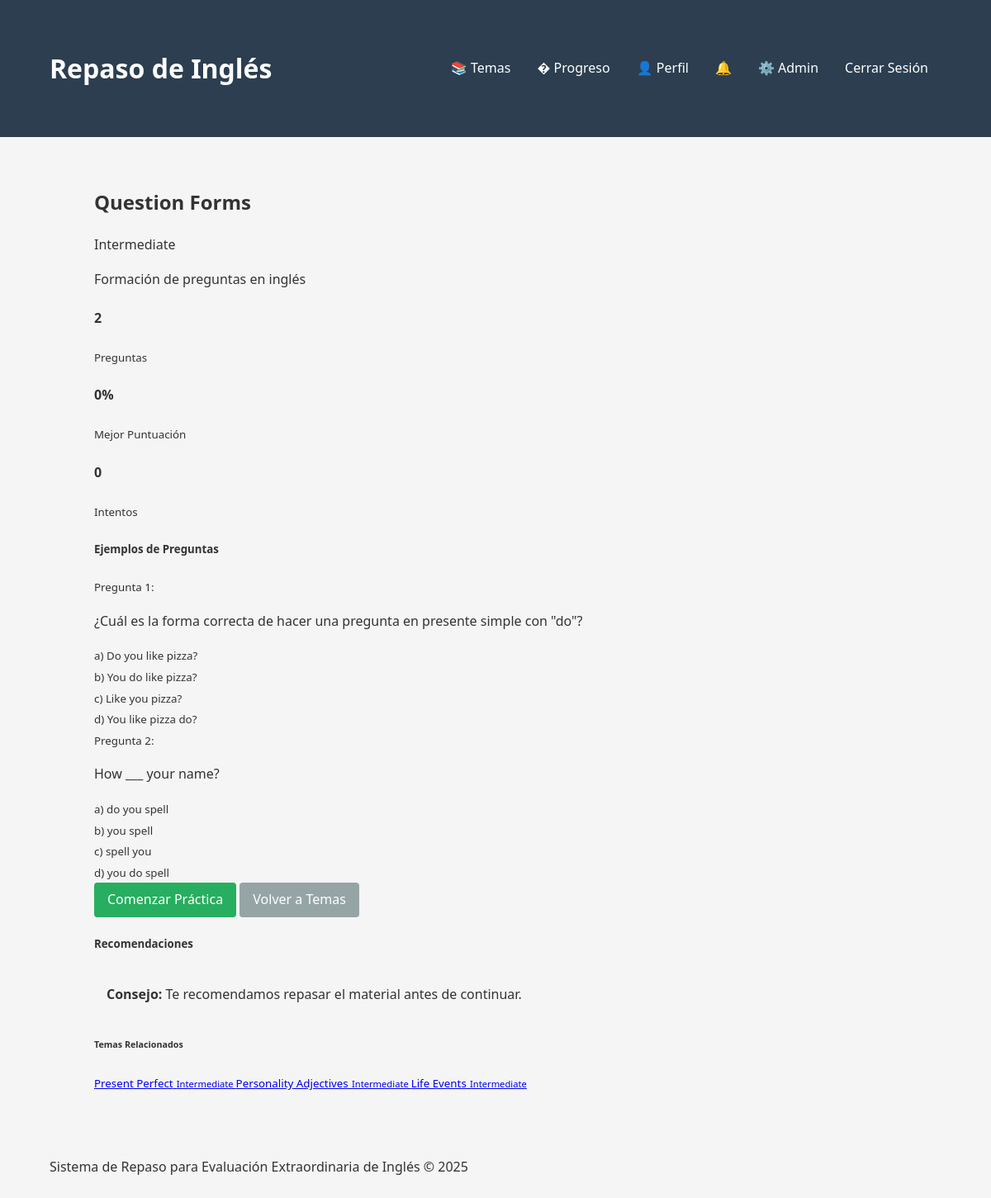
Page /pages/topic_detail.php?topic_id=1 (signed in) on the committed database.
### tables this page shows
CREATE TABLE topics (
    topic_id INT AUTO_INCREMENT PRIMARY KEY,
    title VARCHAR(255) NOT NULL,
    description TEXT,
    category ENUM('grammar', 'vocabulary', 'tips') DEFAULT 'grammar',
    detailed_content TEXT,
    created_at TIMESTAMP DEFAULT CURRENT_TIMESTAMP,
    updated_at TIMESTAMP DEFAULT CURRENT_TIMESTAMP ON UPDATE CURRENT_TIMESTAMP
);

CREATE TABLE questions (
    question_id INT AUTO_INCREMENT PRIMARY KEY,
    topic_id INT NOT NULL,
    question_text TEXT NOT NULL,
    option_a VARCHAR(255) NOT NULL,
    option_b VARCHAR(255) NOT NULL,
    option_c VARCHAR(255) NOT NULL,
    option_d VARCHAR(255) NOT NULL,
    correct_answer ENUM('A', 'B', 'C', 'D') NOT NULL,
    difficulty ENUM('easy', 'medium', 'hard') DEFAULT 'medium',
    explanation TEXT,
    created_at TIMESTAMP DEFAULT CURRENT_TIMESTAMP,
    FOREIGN KEY (topic_id) REFERENCES topics(topic_id) ON DELETE CASCADE
);

### pages/topic_detail.php (the view, shortened to what this page needs)
<?php
require_once __DIR__ . '/../includes/header.php';
require_once __DIR__ . '/../includes/db.php';
$topicId = $_GET['topic_id'];
$userId = $_SESSION['user_id'] ?? null;
$stmt = $pdo->prepare("SELECT * FROM topics WHERE topic_id = ?");
$stmt->execute([$topicId]);
$topic = $stmt->fetch(PDO::FETCH_ASSOC);
$questionsCountStmt = $pdo->prepare("SELECT COUNT(*) as total FROM questions WHERE topic_id = ?");
$questionsCountStmt->execute([$topicId]);
$questionsCount = $questionsCountStmt->fetchColumn();
$attempts = 0;
$bestScore = 0;
if ($userId) {
    $bestScoreStmt = $pdo->prepare("
        SELECT MAX(score) as best_score, COUNT(*) as total_attempts
        FROM quiz_history
        WHERE user_id = ? AND topic_id = ?
    ");
    $bestScoreStmt->execute([$userId, $topicId]);
    $scoreData = $bestScoreStmt->fetch(PDO::FETCH_ASSOC);
    if ($scoreData) {
        $bestScore = $scoreData['best_score'] ?: 0;
        $attempts = $scoreData['total_attempts'] ?: 0;
    }
}
$sampleQuestionsStmt = $pdo->prepare("
    SELECT question_text, option_a, option_b, option_c, option_d
    FROM questions
    WHERE topic_id = ?
    LIMIT 3
");
$sampleQuestionsStmt->execute([$topicId]);
$sampleQuestions = $sampleQuestionsStmt->fetchAll(PDO::FETCH_ASSOC);
?>
<div class="container">
    <div class="row">
        <div class="col-md-8">
            <div class="card">
                <div class="card-header d-flex justify-content-between align-items-center">
                    <h2 class="mb-0"><?php echo htmlspecialchars($topic['title']); ?></h2>
                    <span class="badge badge-<?php echo $topic['difficulty_level'] === 'beginner' ? 'success' : ($topic['difficulty_level'] === 'intermediate' ? 'warning' : 'danger'); ?>">
                        <?php echo ucfirst($topic['difficulty_level']); ?>
                    </span>
                </div>
                <div class="card-body">
                    <p class="lead"><?php echo htmlspecialchars($topic['description']); ?></p>
                    <div class="topic-stats row">
                        <div class="col-md-4">
                            <div class="stat-card text-center p-3 bg-light rounded">
                                <h4 class="text-primary"><?php echo $questionsCount; ?></h4>
                                <small class="text-muted">Preguntas</small>
                            </div>
                        </div>
                        <?php if ($userId): ?>
                        <div class="col-md-4">
                            <div class="stat-card text-center p-3 bg-light rounded">
                                <h4 class="text-success"><?php echo $bestScore; ?>%</h4>
                                <small class="text-muted">Mejor Puntuación</small>
                            </div>
                        </div>
                        <div class="col-md-4">
                            <div class="stat-card text-center p-3 bg-light rounded">
                                <h4 class="text-info"><?php echo $attempts; ?></h4>
                                <small class="text-muted">Intentos</small>
                            </div>
                        </div>
                        <?php endif; ?>
                    </div>
                    <div class="mt-4">
                        <h5>Ejemplos de Preguntas</h5>
                        <?php foreach ($sampleQuestions as $idx => $question): ?>
                        <div class="card mb-2">
                            <div class="card-body py-2">
                                <small class="text-muted">Pregunta <?php echo $idx + 1; ?>:</small>
                                <p class="mb-1"><?php echo htmlspecialchars($question['question_text']); ?></p>
                                <div class="row">
                                    <div class="col-6"><small>a) <?php echo htmlspecialchars($question['option_a']); ?></small></div>
                                    <div class="col-6"><small>b) <?php echo htmlspecialchars($question['option_b']); ?></small></div>
                                    <div class="col-6"><small>c) <?php echo htmlspecialchars($question['option_c']); ?></small></div>
                                    <div class="col-6"><small>d) <?php echo htmlspecialchars($question['option_d']); ?></small></div>
                                </div>
                            </div>
                        </div>
                        <?php endforeach; ?>
                    </div>
                    <div class="mt-4 text-center">
                        <a href="practice.php?topic_id=<?php echo $topicId; ?>" class="btn btn-primary btn-lg">
                            <?php echo $attempts > 0 ? 'Continuar Práctica' : 'Comenzar Práctica'; ?>
                        </a>
                        <a href="pages/topics.php" class="btn btn-secondary ml-2">
                            <i class="fas fa-arrow-left"></i> Volver a Temas
                        </a>
                    </div>
                </div>
            </div>
        </div>
        <div class="col-md-4">
            <?php if ($userId): ?>
            <div class="card">
                <div class="card-header">
                    <h5 class="mb-0">Recomendaciones</h5>
                </div>
                <div class="card-body">
                    <?php if ($bestScore < 60): ?>
                        <div class="alert alert-info">
                            <strong>Consejo:</strong> Te recomendamos repasar el material antes de continuar.
                        </div>
                    <?php endif; ?>
                    <h6>Temas Relacionados</h6>
                    <?php
                    $relatedStmt = $pdo->prepare("
                        SELECT topic_id, title, difficulty_level
                        FROM topics
                        WHERE topic_id != ? AND difficulty_level = ?
                        LIMIT 3
                    ");
                    $relatedStmt->execute([$topicId, $topic['difficulty_level']]);
                    $relatedTopics = $relatedStmt->fetchAll(PDO::FETCH_ASSOC);
                    ?>
                    <?php if ($relatedTopics): ?>
                        <div class="list-group list-group-flush">
                            <?php foreach ($relatedTopics as $relatedTopic): ?>
                            <a href="topic_detail.php?topic_id=<?php echo $relatedTopic['topic_id']; ?>"
                               class="list-group-item list-group-item-action py-2">
                                <small><?php echo htmlspecialchars($relatedTopic['title']); ?></small>
                                <span class="badge badge-secondary badge-sm float-right">
                                    <?php echo ucfirst($relatedTopic['difficulty_level']); ?>
                                </span>
                            </a>
                            <?php endforeach; ?>
                        </div>
                    <?php else: ?>
                        <p class="text-muted"><small>No hay temas relacionados disponibles.</small></p>
                    <?php endif; ?>
                </div>
            </div>
            <?php endif; ?>
        </div>
    </div>
</div>
<?php require_once __DIR__ . '/../includes/footer.php'; ?>

### assets/css/style.css (style rules this page uses)
body { font-family: 'Segoe UI', Tahoma, Geneva, Verdana, sans-serif; line-height: 1.6; margin: 0; padding: 0; color: #333; background-color: #f5f5f5; }
.container { width: 90%; max-width: 1200px; margin: 0 auto; padding: 20px; }
.btn { display: inline-block; background-color: #3498db; color: white; padding: 0.5rem 1rem; border: none; border-radius: 4px; text-decoration: none; cursor: pointer; transition: background-color 0.3s; }
.btn-secondary { background-color: #95a5a6; }
.alert { padding: 15px; margin-bottom: 20px; border-radius: 4px; }
.btn-primary { background-color: #27ae60; }

### pages/topic_detail.php (style rules this page uses)
.stat-card { transition: transform 0.2s; }
.topic-stats .col-md-4 { margin-bottom: 15px; }
.badge-sm { font-size: 0.7em; }

### rows in the picture
topics: title "Question Forms", difficulty_level "Intermediate", description "Formación de preguntas en inglés"
questions: question_text "¿Cuál es la forma correcta de hacer una pregunta en presente simple con \"do\"?", option_a "Do you like pizza?", option_b "You do like pizza?", option_c "Like you pizza?", option_d "You like pizza do?"
questions: question_text "How ___ your name?", option_a "do you spell", option_b "you spell", option_c "spell you", option_d "you do spell"
topics: title "Present Perfect", difficulty_level "Intermediate"
topics: title "Personality Adjectives", difficulty_level "Intermediate"
topics: title "Life Events", difficulty_level "Intermediate"

### other values in the picture
$questionsCount "2"
$bestScore "0"
$attempts "0"
